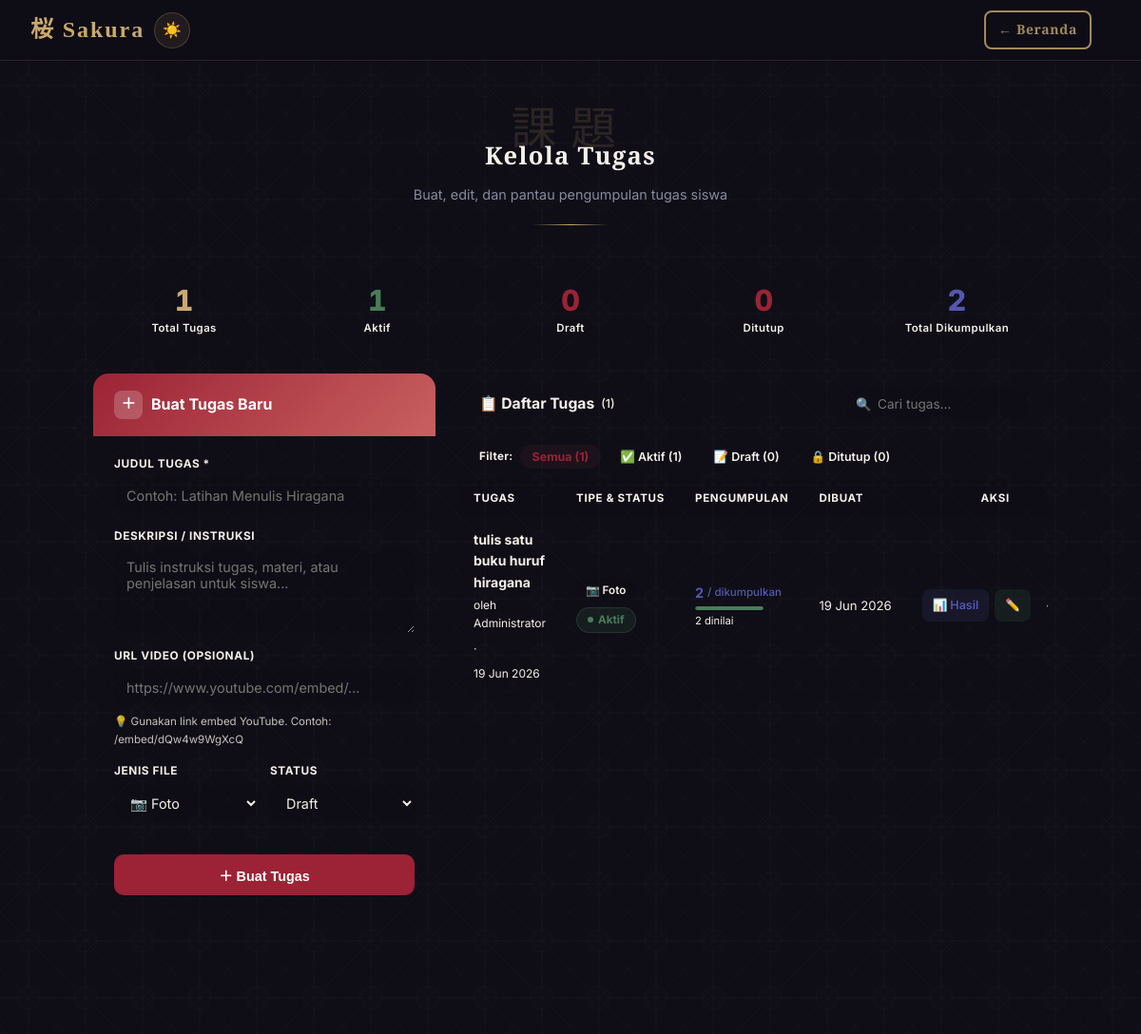
The page /tugas_admin.php (signed in) on the database its author committed.
### tables this page shows
CREATE TABLE `tugas` (
  `id` int UNSIGNED NOT NULL,
  `judul` varchar(200) NOT NULL,
  `deskripsi` longtext COMMENT 'Konten teks / HTML tugas',
  `video_url` varchar(1000) DEFAULT NULL COMMENT 'URL video embed (YouTube, dsb)',
  `tipe_upload` enum('foto','video','foto_video') NOT NULL DEFAULT 'foto' COMMENT 'Jenis file yang wajib diunggah user',
  `status` enum('draft','published','closed') NOT NULL DEFAULT 'draft',
  `deadline` datetime DEFAULT NULL COMMENT 'Batas waktu pengumpulan tugas (opsional)',
  `created_by` int UNSIGNED NOT NULL,
  `created_at` timestamp NULL DEFAULT CURRENT_TIMESTAMP,
  `updated_at` timestamp NULL DEFAULT CURRENT_TIMESTAMP ON UPDATE CURRENT_TIMESTAMP
);

CREATE TABLE `users` (
  `id` int UNSIGNED NOT NULL,
  `name` varchar(100) NOT NULL,
  `nis` varchar(30) DEFAULT NULL,
  `email` varchar(150) NOT NULL,
  `password` varchar(255) NOT NULL,
  `role` enum('admin','user') NOT NULL DEFAULT 'user',
  `avatar` varchar(255) DEFAULT NULL,
  `bio` text,
  `hiragana_status` enum('belum_dijawab','sudah_paham','lulus_ujian') NOT NULL DEFAULT 'belum_dijawab' COMMENT 'Status pemahaman Hiragana user',
  `hiragana_updated_at` timestamp NULL DEFAULT NULL COMMENT 'Waktu terakhir status hiragana berubah',
  `katakana_status` enum('belum_dijawab','sudah_paham','lulus_ujian') NOT NULL DEFAULT 'belum_dijawab' COMMENT 'Status pemahaman Katakana user',
  `katakana_updated_at` timestamp NULL DEFAULT NULL COMMENT 'Waktu terakhir status katakana berubah',
  `hiragana_exam_score` decimal(5,2) DEFAULT NULL COMMENT 'Skor ujian pemahaman hiragana terakhir (%)',
  `katakana_exam_score` decimal(5,2) DEFAULT NULL COMMENT 'Skor ujian pemahaman katakana terakhir (%)',
  `created_at` timestamp NULL DEFAULT CURRENT_TIMESTAMP,
  `updated_at` timestamp NULL DEFAULT CURRENT_TIMESTAMP ON UPDATE CURRENT_TIMESTAMP,
  `kana_onboarding_asked_at` timestamp NULL DEFAULT NULL COMMENT 'Waktu modal onboarding hiragana/katakana pertama kali dijawab (NULL = belum pernah ditanya / user baru)'
);

### tugas_admin.php (the view, shortened to what this page needs)
<?php
$db  = getDB();
$tugasList = $db->query("
    SELECT t.*,
           u.name  AS creator_name,
           (SELECT COUNT(*) FROM tugas_submissions ts WHERE ts.tugas_id = t.id) AS total_submissions,
           (SELECT COUNT(*) FROM tugas_submissions ts WHERE ts.tugas_id = t.id AND ts.nilai IS NOT NULL) AS total_graded
    FROM tugas t
    JOIN users u ON u.id = t.created_by
    ORDER BY t.created_at DESC
")->fetchAll();
$stats = [
    'total'     => count($tugasList),
    'published' => count(array_filter($tugasList, fn($x) => $x['status'] === 'published')),
    'draft'     => count(array_filter($tugasList, fn($x) => $x['status'] === 'draft')),
    'closed'    => count(array_filter($tugasList, fn($x) => $x['status'] === 'closed')),
    'total_sub' => array_sum(array_column($tugasList, 'total_submissions')),
];
$editTugas = null;
function tipeLabel(string $t): string {
    return match($t) {
        'foto'       => 'Foto',
        'video'      => 'Video',
        'foto_video' => 'Foto & Video',
        default      => $t,
    };
}
function tipeIcon(string $t): string {
    return match($t) {
        'foto'       => '📷',
        'video'      => '🎬',
        'foto_video' => '📷🎬',
        default      => '📄',
    };
}
function statusLabel(string $s): string {
    return match($s) {
        'draft'     => 'Draft',
        'published' => 'Aktif',
        'closed'    => 'Ditutup',
        default     => $s,
    };
}
function statusClass(string $s): string {
    return match($s) {
        'draft'     => 'badge-draft',
        'published' => 'badge-pub',
        'closed'    => 'badge-closed',
        default     => '',
    };
}
?>
<!DOCTYPE html>
<html lang="id">
<head>
  <link rel="stylesheet" href="css/style.css">
</head>
<body class="dashboard-page">
  <div class="asanoha-bg"></div>
  <header class="topbar">
    <div class="topbar-brand">桜 Sakura</div>
    <button class="theme-toggle" onclick="toggleTheme()" title="Ganti Tema">☀️</button>
    <a href="beranda.php" class="topbar-back"
       style="border:2px solid var(--gold);padding:7px 13px;border-radius:8px;text-decoration:none;
              display:inline-flex;align-items:center;gap:5px;font-size:.87rem;font-weight:600;color:var(--gold);">
      ← Beranda
    </a>
  </header>
  <main class="dashboard-main">
    <section class="welcome-section fade-up">
      <span class="welcome-kanji">課題</span>
      <h1 class="welcome-title">Kelola Tugas</h1>
      <p class="welcome-sub">Buat, edit, dan pantau pengumpulan tugas siswa</p>
      <div class="section-divider"></div>
    </section>
    <div class="stat-bar fade-up delay-1">
      <div class="stat-card s-tot">
        <div class="stat-num"><?= $stats['total'] ?></div>
        <div class="stat-lbl">Total Tugas</div>
      </div>
      <div class="stat-card s-pub">
        <div class="stat-num"><?= $stats['published'] ?></div>
        <div class="stat-lbl">Aktif</div>
      </div>
      <div class="stat-card">
        <div class="stat-num"><?= $stats['draft'] ?></div>
        <div class="stat-lbl">Draft</div>
      </div>
      <div class="stat-card">
        <div class="stat-num"><?= $stats['closed'] ?></div>
        <div class="stat-lbl">Ditutup</div>
      </div>
      <div class="stat-card s-sub">
        <div class="stat-num"><?= $stats['total_sub'] ?></div>
        <div class="stat-lbl">Total Dikumpulkan</div>
      </div>
    </div>
    <div class="admin-layout fade-up delay-1">
      <div class="form-panel">
        <div class="form-panel-header">
          <h2>
            <div class="panel-icon"><?= $editTugas ? '✏️' : '＋' ?></div>
            <?= $editTugas ? 'Edit Tugas' : 'Buat Tugas Baru' ?>
          </h2>
        </div>
        <form method="POST">
          <div class="form-panel-body">
            <div class="form-group">
              <label>Judul Tugas *</label>
              <input type="text" name="judul" required
                     placeholder="Contoh: Latihan Menulis Hiragana"
                     value="<?= htmlspecialchars($editTugas['judul'] ?? '') ?>">
            </div>
            <div class="form-group">
              <label>Deskripsi / Instruksi</label>
              <textarea name="deskripsi" rows="4"
                        placeholder="Tulis instruksi tugas, materi, atau penjelasan untuk siswa..."><?= htmlspecialchars($editTugas['deskripsi'] ?? '') ?></textarea>
            </div>
            <div class="form-group">
              <label>URL Video (opsional)</label>
              <input type="url" name="video_url"
                     placeholder="https://www.youtube.com/embed/..."
                     value="<?= htmlspecialchars($editTugas['video_url'] ?? '') ?>">
              <div class="field-hint">💡 Gunakan link embed YouTube. Contoh: /embed/dQw4w9WgXcQ</div>
            </div>
            <div class="form-row">
              <div class="form-group">
                <label>Jenis File</label>
                <select name="tipe_upload">
                  <?php
                  $tipeOptions = ['foto' => '📷 Foto', 'video' => '🎬 Video', 'foto_video' => '📷🎬 Keduanya'];
                  foreach ($tipeOptions as $v => $l):
                  ?>
                    <option value="<?= $v ?>"
                      <?= ($editTugas['tipe_upload'] ?? 'foto') === $v ? 'selected' : '' ?>>
                      <?= $l ?>
                    </option>
                  <?php endforeach; ?>
                </select>
              </div>
              <div class="form-group">
                <label>Status</label>
                <select name="status">
                  <?php
                  $statusOptions = ['draft' => 'Draft', 'published' => '✅ Aktif', 'closed' => '🔒 Ditutup'];
                  foreach ($statusOptions as $v => $l):
                  ?>
                    <option value="<?= $v ?>"
                      <?= ($editTugas['status'] ?? 'draft') === $v ? 'selected' : '' ?>>
                      <?= $l ?>
                    </option>
                  <?php endforeach; ?>
                </select>
              </div>
            </div>
          </div>
          <div class="form-actions">
            <button type="submit" class="btn-save">
              <?= $editTugas ? '💾 Simpan Perubahan' : '＋ Buat Tugas' ?>
            </button>
          </div>
        </form>
      </div>
      <div class="table-panel">
        <div class="table-panel-header">
          <h2>📋 Daftar Tugas
            <span style="font-size:.78rem;font-weight:500;color:var(--text-muted);">(<?= count($tugasList) ?>)</span>
          </h2>
          <div class="search-box">
            <span class="search-ico">🔍</span>
            <input type="text" id="searchInput" placeholder="Cari tugas..." oninput="filterTable()">
          </div>
        </div>
        <div class="filter-bar">
          <span class="filter-lbl">Filter:</span>
          <button class="filter-pill active" onclick="setFilter('all',this)">Semua (<?= $stats['total'] ?>)</button>
          <button class="filter-pill" onclick="setFilter('published',this)">✅ Aktif (<?= $stats['published'] ?>)</button>
          <button class="filter-pill" onclick="setFilter('draft',this)">📝 Draft (<?= $stats['draft'] ?>)</button>
          <button class="filter-pill" onclick="setFilter('closed',this)">🔒 Ditutup (<?= $stats['closed'] ?>)</button>
        </div>
        <?php if (empty($tugasList)): ?>
          <div class="empty-state">
            <div class="emo">📭</div>
            <p>Belum ada tugas. Buat tugas pertama di panel kiri!</p>
          </div>
        <?php else: ?>
          <div class="table-scroll">
          <table class="tugas-table" id="tugasTable">
            <thead>
              <tr>
                <th>Tugas</th>
                <th>Tipe & Status</th>
                <th>Pengumpulan</th>
                <th>Dibuat</th>
                <th style="text-align:center;">Aksi</th>
              </tr>
            </thead>
            <tbody id="tugasBody">
              <?php foreach ($tugasList as $t):
                $pct = $t['total_submissions'] > 0
                     ? round(($t['total_graded'] / $t['total_submissions']) * 100)
                     : 0;
              ?>
              <tr data-status="<?= $t['status'] ?>"
                  data-title="<?= strtolower(htmlspecialchars($t['judul'])) ?>">
                <td data-label="Tugas">
                  <div class="task-title"><?= htmlspecialchars($t['judul']) ?></div>
                  <div class="task-meta">
                    <span>oleh <?= htmlspecialchars($t['creator_name']) ?></span>
                    <span>·</span>
                    <span><?= date('d M Y', strtotime($t['created_at'])) ?></span>
                  </div>
                </td>
                <td data-label="Tipe & Status">
                  <div style="display:flex;flex-direction:column;gap:5px;align-items:flex-start;">
                    <span class="chip"><?= tipeIcon($t['tipe_upload']) ?> <?= tipeLabel($t['tipe_upload']) ?></span>
                    <span class="badge <?= statusClass($t['status']) ?>"><?= statusLabel($t['status']) ?></span>
                  </div>
                </td>
                <td data-label="Pengumpulan">
                  <div class="sub-info">
                    <div class="sub-count">
                      <?= (int)$t['total_submissions'] ?>
                      <small>/ dikumpulkan</small>
                    </div>
                    <?php if ($t['total_submissions'] > 0): ?>
                    <div class="graded-bar" title="<?= $t['total_graded'] ?>/<?= $t['total_submissions'] ?> dinilai">
                      <div class="graded-fill" style="width:<?= $pct ?>%;"></div>
                    </div>
                    <div class="graded-txt"><?= $t['total_graded'] ?> dinilai</div>
                    <?php endif; ?>
                  </div>
                </td>
                <td data-label="Dibuat" style="white-space:nowrap;font-size:.82rem;color:var(--text-muted);">
                  <?= date('d M Y', strtotime($t['created_at'])) ?>
                </td>
                <td data-label="Aksi">
                  <div class="ta-actions" style="justify-content:center;">
                    <a href="tugas_hasil.php?tugas_id=<?= $t['id'] ?>" class="btn-sm btn-view" title="Lihat Hasil">
                      📊 Hasil
                    </a>
                    <a href="tugas_admin.php?edit=<?= $t['id'] ?>" class="btn-sm btn-edit" title="Edit Tugas">
                      ✏️
                    </a>
                    <div class="action-menu" id="menu_<?= $t['id'] ?>">
                      <button class="action-menu-btn"
                              onclick="toggleMenu(<?= $t['id'] ?>)" title="Aksi lain">⋯</button>
                    </div>
                  </div>
                </td>
              </tr>
              <?php endforeach; ?>
            </tbody>
          </table>
          </div>
        <?php endif; ?>
      </div>
    </div>
  </main>
</body>
</html>

### css/style.css (style rules this page uses)
:root { --navy: #0f0e17; --navy-mid: #1a1a2e; --navy-soft: #16213e; --cream: #f5f0e8; --cream-soft: #ede8de; --gold: #c9a96e; --gold-light: #e8d5a3; --torii: #9b2335; --torii-soft: #c0392b; --bamboo: #4a7c59; --ink: #2c2c3e; --mist: #8a8a9e; --white: #ffffff; --shadow-soft: 0 4px 30px rgba(0,0,0,0.3); --shadow-card: 0 8px 40px rgba(0,0,0,0.4); --radius: 16px; --radius-sm: 8px; --transition: 0.3s cubic-bezier(0.4, 0, 0.2, 1); }
.theme-toggle { width: 38px; height: 38px; border-radius: 50%; background: rgba(201,169,110,0.1); border: 1px solid rgba(201,169,110,0.25); color: var(--gold); font-size: 1rem; cursor: pointer; display: flex; align-items: center; justify-content: center; transition: var(--transition); flex-shrink: 0; }
*, *::before, *::after { box-sizing: border-box; margin: 0; padding: 0; }
html { scroll-behavior: smooth; }
body { font-family: 'Inter', 'Noto Serif JP', sans-serif; background-color: var(--navy); color: var(--cream); min-height: 100vh; overflow-x: hidden; line-height: 1.6; }
.asanoha-bg { position: fixed; inset: 0; z-index: 0; pointer-events: none; }
.form-group { margin-bottom: 20px; position: relative; }
.dashboard-page { min-height: 100vh; display: flex; flex-direction: column; position: relative; }
.topbar { position: sticky; top: 0; z-index: 250; background: rgba(15,14,23,0.85); backdrop-filter: blur(20px); border-bottom: 1px solid rgba(201,169,110,0.15); padding: 0 32px; min-height: 64px; display: flex; align-items: center; justify-content: space-between; flex-wrap: wrap; gap: 10px; row-gap: 8px; }
.topbar-brand { font-family: 'Noto Serif JP', serif; font-size: 1.5rem; color: var(--gold); letter-spacing: 0.08em; font-weight: 700; }
.dashboard-main { flex: 1; padding: 48px 32px; max-width: 1100px; margin: 0 auto; width: 100%; position: relative; z-index: 1; }
.welcome-section { margin-bottom: 48px; text-align: center; }
.welcome-kanji { font-family: 'Noto Serif JP', serif; font-size: 3rem; color: rgba(201,169,110,0.15); letter-spacing: 0.3em; display: block; line-height: 1; margin-bottom: -16px; }
.welcome-title { font-family: 'Cinzel', serif; font-size: 1.6rem; font-weight: 600; color: var(--cream); letter-spacing: 0.05em; }
.welcome-sub { font-size: 0.9rem; color: var(--mist); margin-top: 8px; }
.section-divider { width: 80px; height: 1px; background: linear-gradient(90deg, transparent, var(--gold), transparent); margin: 20px auto; }
.stat-card { background: rgba(255,255,255,0.03); border: 1px solid rgba(201,169,110,0.12); border-radius: var(--radius-sm); padding: 18px; text-align: center; }
.fade-up { animation: fadeUp 0.6s ease forwards; }
.delay-1 { animation-delay: 0.1s; opacity: 0; }
.btn-sm { width: auto; padding: 8px 18px; font-size: 0.75rem; }
.form-group { margin-bottom: 16px; }
.form-row { display: flex; gap: 12px; }
.form-row .form-group { flex: 1; }
.topbar-back { margin-left: auto; margin-right: 20px; font-family: 'Cinzel', serif; font-size: 0.82rem; color: var(--gold); text-decoration: none; letter-spacing: 0.05em; opacity: 0.8; transition: opacity 0.2s; }

### rows shown on the page
tugas: created_by "1", status "0", status "2", judul "tulis satu buku huruf hiragana", created_by.name "Administrator", created_at "19 Jun 2026", tipe_upload "📷", tipe_upload "Foto", status "Aktif", total_submissions "2", $pct 100 (drawn), total_graded "2"

### other values the page prints
count($tugasList) "1"
form field tipe_upload "📷 Foto"
form field status "Draft"
